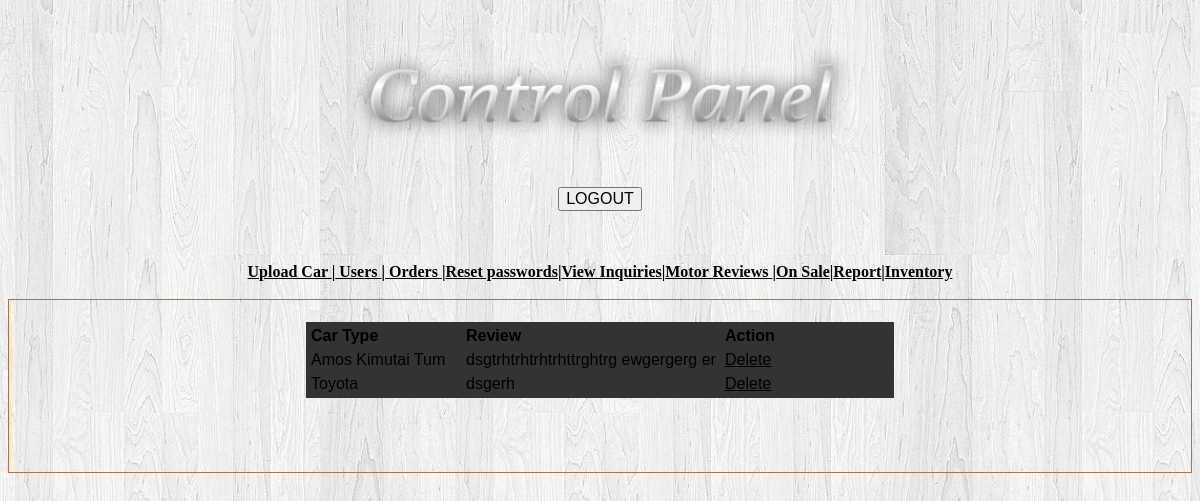
Screenshot of /viewreviews.php with the database file from the repository.
### tables this page shows
CREATE TABLE IF NOT EXISTS `reviews` (
  `id` int(30) NOT NULL AUTO_INCREMENT,
  `name` text NOT NULL,
  `review` text NOT NULL,
  PRIMARY KEY (`id`)
);

### viewreviews.php (the view, shortened to what this page needs)
<!DOCTYPE html PUBLIC "-//W3C//DTD XHTML 1.0 Transitional//EN" "http://www.w3.org/TR/xhtml1/DTD/xhtml1-transitional.dtd">
<html xmlns="http://www.w3.org/1999/xhtml">
<?php
$quey1="select * from reviews";
$result=mysql_query($quey1) or die(mysql_error());
?>
<head>
<link href="css/style.css" rel="stylesheet" type="text/css" />
</head>
<body>
<div id="templatemo_container">
<div id="templatemo_top_panel">
  <div align="center">
    <table width="197" height="120" border="0" align="center">
    <tr>
      <td><img src="images/coollogo_com-250804822.png" alt="asf" width="528" height="145" /></td>
    </tr>
  </table></p>
  </div>
</div>
<div id="templatemo_content_panel_1">
	<div align="left" class="style8">
	  <div align="center"><a href="Adminlogin.html" class="heading2">
	    <input type="button" value="LOGOUT" class="body_txt" />
	    </a></div>
	</div>
	  <p align="center">&nbsp;</p>
  </div>
  <div id="templatemo_section_1_1">
    <div id="header">
      <div align="center" class="style5">
         <p align="center" class="style1 style6"><span class="style5"><a href="upload.php" class="style6">Upload Car </a>|<span class="style6"><a href="users.php" class="style6"> Users  </a>|<a href="orders.php" class="style6"> Orders </a>|<a href="reset.php" class="style6">Reset passwords</a>|<a href="viewinquiries.php" class="style6">View Inquiries</a></span></span>|<a href="viewreviews.php" class="style6">Motor  Reviews </a>|<a href="onsale.php" class="style6">On Sale</a>|<a href="report.php" target="_blank" class="style6">Report</a>|<a href="level.php" target="_blank" class="style6">Inventory</a></p>
	    <div style="border:#bd6f2f solid 1px;padding:4px 6px 2px 6px">
	    <div id="container">
              <table width="588" height="70" border="1" align="center" bordercolor="#333333" bgcolor="#333333" class="style6" >
  <caption>&nbsp;
  </caption>
  <tr>
    <th width="149" bgcolor="#333333"><div align="left" class="style8 style6">Car Type</div></th>
    <th width="253" bgcolor="#333333"><div align="left" class="style8 style6">Review</div></th>
	<th width="164" bgcolor="#333333"><div align="left" class="style8 style6">Action</div></th>
	</tr>
  <?php
while($row=mysql_fetch_array($result)){
echo "<tr><td>";
echo $row['name'];
echo "</td><td>";
echo $row['review'];
echo "</td>";
echo '<td><a href="delete4.php? name='.$row['name'].'">Delete</a></td>';
echo "</tr></td>";
}
 echo "</table>";
?>
			  <br />
                <br />
                <br />
          </div>
	  </div>
      </div>
	  </div>
    <div class="cleaner_with_height">&nbsp;</div>
</div>
</div>
</body>
</html>

### css/style.css (style rules this page uses)
body { background:url(../images/white-vintage-background.jpg) no-repeat 50% 0 #000; font-family:Arial, Helvetica, sans-serif; font-size:100%; line-height:1.125em; color:#464646; }
html { min-width:980px; }
html, body { height:100%; }
input, select, textarea { font-family:Arial, Helvetica, sans-serif; font-size:1em; vertical-align:middle; font-weight:normal; }
p { margin-bottom:18px; }
a { color:#000000; outline:none; }

### viewreviews.php (style rules this page uses)
.style5 { font-size: 16px }
.style6 { color: #000000 }

### rows the page displays
reviews: name "Amos Kimutai Tum", review "dsgtrhtrhtrhtrhttrghtrg ewgergerg er"
reviews: name "Toyota", review "dsgerh"
